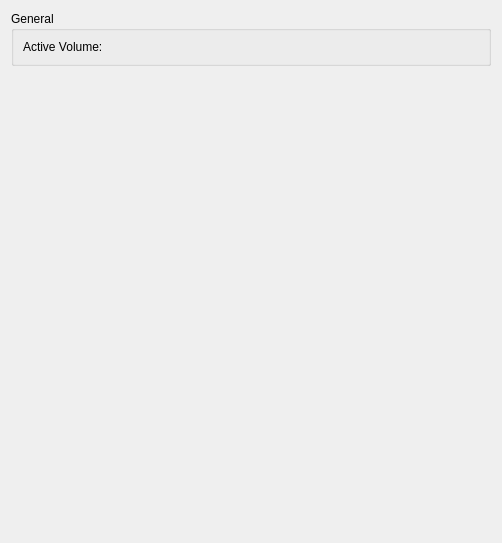
<?xml version="1.0" encoding="UTF-8"?>
<ui version="4.0">
 <class>qSlicerVesselSegmentationModuleWidget</class>
 <widget class="qSlicerWidget" name="qSlicerVesselSegmentationModuleWidget">
  <property name="geometry">
   <rect>
    <x>0</x>
    <y>0</y>
    <width>502</width>
    <height>543</height>
   </rect>
  </property>
  <property name="windowTitle">
   <string>Form</string>
  </property>
  <layout class="QVBoxLayout" name="verticalLayout">
   <item>
    <widget class="QGroupBox" name="groupBox_4">
     <property name="title">
      <string>General</string>
     </property>
     <layout class="QVBoxLayout" name="verticalLayout_3">
      <item>
       <layout class="QHBoxLayout" name="horizontalLayout_2">
        <item>
         <widget class="QLabel" name="ActiveVolumeLabel">
          <property name="text">
           <string>Active Volume:</string>
          </property>
         </widget>
        </item>
        <item>
         <widget class="qMRMLNodeComboBox" name="ActiveVolumeNodeSelector">
          <property name="enabled">
           <bool>true</bool>
          </property>
          <property name="nodeTypes">
           <stringlist>
            <string>vtkMRMLVolumeNode</string>
           </stringlist>
          </property>
          <property name="noneEnabled">
           <bool>true</bool>
          </property>
          <property name="addEnabled">
           <bool>false</bool>
          </property>
          <property name="removeEnabled">
           <bool>false</bool>
          </property>
          <property name="renameEnabled">
           <bool>false</bool>
          </property>
         </widget>
        </item>
       </layout>
      </item>
     </layout>
    </widget>
   </item>
   <item>
    <widget class="qSlicerVesselSegmentationPreprocessingWidget" name="PreprocessingWidget" native="true"/>
   </item>
   <item>
    <widget class="qSlicerVesselSegmentationSegmentationWidget" name="SegmentationWidget" native="true"/>
   </item>
   <item>
    <widget class="qSlicerVesselSegmentationSplittingWidget" name="SplittingWidget" native="true"/>
   </item>
   <item>
    <spacer name="verticalSpacer">
     <property name="orientation">
      <enum>Qt::Vertical</enum>
     </property>
     <property name="sizeHint" stdset="0">
      <size>
       <width>20</width>
       <height>40</height>
      </size>
     </property>
    </spacer>
   </item>
  </layout>
 </widget>
 <customwidgets>
  <customwidget>
   <class>qMRMLNodeComboBox</class>
   <extends>QWidget</extends>
   <header>qMRMLNodeComboBox.h</header>
  </customwidget>
  <customwidget>
   <class>qSlicerWidget</class>
   <extends>QWidget</extends>
   <header>qSlicerWidget.h</header>
   <container>1</container>
  </customwidget>
  <customwidget>
   <class>qSlicerVesselSegmentationPreprocessingWidget</class>
   <extends>QWidget</extends>
   <header>qSlicerVesselSegmentationPreprocessingWidget.h</header>
   <container>1</container>
  </customwidget>
  <customwidget>
   <class>qSlicerVesselSegmentationSegmentationWidget</class>
   <extends>QWidget</extends>
   <header>qSlicerVesselSegmentationSegmentationWidget.h</header>
   <container>1</container>
  </customwidget>
  <customwidget>
   <class>qSlicerVesselSegmentationSplittingWidget</class>
   <extends>QWidget</extends>
   <header>qSlicerVesselSegmentationSplittingWidget.h</header>
   <container>1</container>
  </customwidget>
 </customwidgets>
 <resources/>
 <connections>
  <connection>
   <sender>qSlicerVesselSegmentationModuleWidget</sender>
   <signal>mrmlSceneChanged(vtkMRMLScene*)</signal>
   <receiver>ActiveVolumeNodeSelector</receiver>
   <slot>setMRMLScene(vtkMRMLScene*)</slot>
   <hints>
    <hint type="sourcelabel">
     <x>248</x>
     <y>1</y>
    </hint>
    <hint type="destinationlabel">
     <x>352</x>
     <y>51</y>
    </hint>
   </hints>
  </connection>
  <connection>
   <sender>ActiveVolumeNodeSelector</sender>
   <signal>currentNodeChanged(vtkMRMLNode*)</signal>
   <receiver>qSlicerVesselSegmentationModuleWidget</receiver>
   <slot>nodeSelectionChanged(vtkMRMLNode*)</slot>
   <hints>
    <hint type="sourcelabel">
     <x>274</x>
     <y>43</y>
    </hint>
    <hint type="destinationlabel">
     <x>155</x>
     <y>133</y>
    </hint>
   </hints>
  </connection>
 </connections>
</ui>
